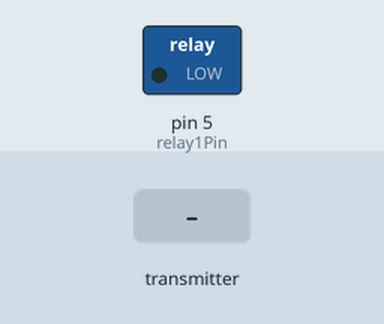
A sketch run on a simulated Arduino Uno, built with avr-gcc and run on an emulated ATmega328P. Parts: switched loads named in the sketch (green lamp = pin HIGH). The inputs (shaded band) are chosen by the test bench. No radio packets arrive unless stated; what the sketch prints to the serial monitor is not drawn.

Above: at 1.2 s.
1.3 s: the transmitter starts sending receivedMoisture1 = 0
2.8 s: the transmitter starts sending receivedMoisture1 = 100
5.8 s: the transmitter starts sending receivedMoisture1 = 25
Timing chart, 0 to 8.8 s (numbered marks = the images above; inputs shaded):
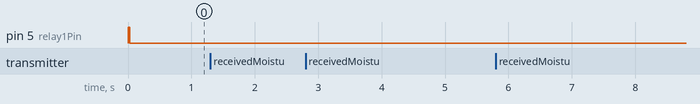

Measured:
- after the input at 1.3 s, every drawn part: stays the same
- after the input at 2.8 s, every drawn part: stays the same
- after the input at 5.8 s, every drawn part: stays the same

The sketch:

qw2rthyrgv.ino
```cpp
#include <SPI.h>
#include <nRF24L01.h>
#include <RF24.h>
#include <SoftwareSerial.h>

RF24 radio(9, 10);
byte pipeNo;
SoftwareSerial BTSerial(2, 3);
unsigned long lastReceived = millis();
const int relay1Pin = 5;
const byte address1[] = "10033";
const byte address2[] = "20749";

float dataArray[4] ;
float m2=1023;
bool moisture1Received = false;
bool moisture2Received = false;
bool tempReceived = false;
bool humidityReceived = false;


void setup() {
    Serial.begin(9600);
    BTSerial.begin(9600);
    Serial.println("Initializing NRF24L01...");
    pinMode(relay1Pin, OUTPUT);
    digitalWrite(relay1Pin, HIGH);
    if (!radio.begin()) {
        Serial.println("NRF24L01 module not detected. Check wiring!");
        while (1);
    }
    Serial.println("NRF24L01 detected and initialized!");
    radio.openReadingPipe(0, address1);
    radio.openReadingPipe(1, address2);
    radio.setPALevel(RF24_PA_LOW);
    radio.startListening();
    Serial.println("Receiver is now listening...");
    radio.printDetails();
}

void loop() {
    // Serial.println(dataArray[1]);
    //   if((m2<400)){
    //             digitalWrite(relay1Pin,HIGH);
    //   }
    // else
    if (BTSerial.available()) {
        Serial.println(" bt readed");
        bool relayControl = BTSerial.read();
        Serial.println(relayControl); // Read the boolean input
        if (relayControl == 1) {
            digitalWrite(relay1Pin, LOW); // Turn on relay 1
             // Turn on relay 2
        }
        else{
          digitalWrite(relay1Pin,HIGH);
        }
    }
    else {
      digitalWrite(relay1Pin,LOW);
    }

    while (radio.available(&pipeNo)) {
        if (pipeNo == 0) {
            float receivedMoisture1;
            radio.read(&receivedMoisture1, sizeof(receivedMoisture1));
            dataArray[0] = receivedMoisture1;
            moisture1Received = true;
            Serial.print("Moisture 1: ");
            Serial.println(receivedMoisture1);
        } else if (pipeNo == 1) {
            float receivedData[3];
            radio.read(&receivedData, sizeof(receivedData));
            dataArray[3] = receivedData[0];
            dataArray[2] = receivedData[1];
            dataArray[1] = receivedData[2];
             m2 = receivedData[2];
            humidityReceived = true;
            tempReceived = true;
            moisture2Received = true;
            Serial.print("Humidity: ");
            Serial.println(receivedData[0]);
            Serial.print("Temperature: ");
            Serial.println(receivedData[1]);
            Serial.print("Moisture 2: ");
            Serial.println(receivedData[2]);

  }

        lastReceived = millis(); // Update last received time
        radio.flush_rx(); // Clear the RX buffer
    }

    // Check if all data has been received
    if (moisture1Received && moisture2Received && tempReceived && humidityReceived) {
        // Send the array via Bluetooth
        BTSerial.print("[");
        for (int i = 0; i < 4; i++) {
            BTSerial.print(dataArray[i]);
            if (i < 3) BTSerial.print(", ");
        }
        BTSerial.println("]");

        // Reset flags and array for next reception
        memset(dataArray, 0, sizeof(dataArray));
        moisture1Received = false;
        moisture2Received = false;
        tempReceived = false;
        humidityReceived = false;
    }
    // If no data is received for 5 seconds, reset
    if (millis() - lastReceived > 5000) {
        Serial.println("No data received, RX Waiting for Data...");
        radio.stopListening();
        radio.flush_rx();
        delay(5);
        radio.startListening();
        lastReceived = millis();
    }
}
```
